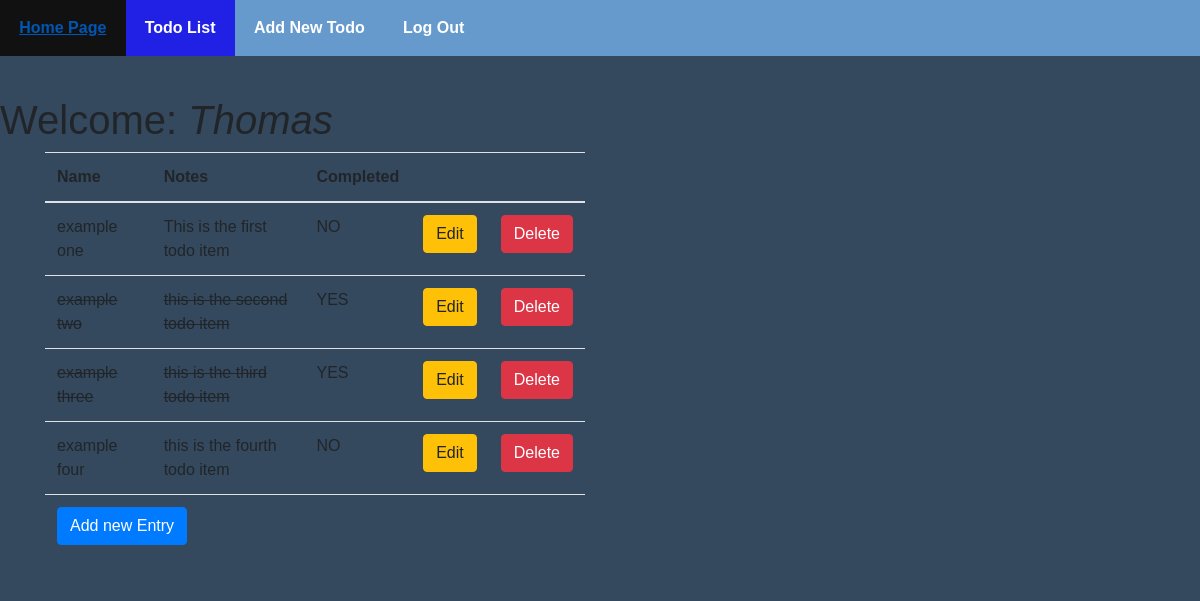
The app's page /todo-list.php (signed in) with its own data.
### tables this page shows
CREATE TABLE todo_list (
    id INT PRIMARY KEY AUTO_INCREMENT,
    userID VARCHAR(255) NOT NULL,
    name VARCHAR(30) NOT NULL,
    completed TINYINT(1) NOT NULL DEFAULT 0,
    notes VARCHAR(1024),
    FOREIGN KEY (userid)
        REFERENCES logins (username)
);

### assets/php/session-info.php (called while the page is built, shortened)
<?php
if(isset($_SESSION['login_user']))
{
	$username = $_SESSION['login_user'];
	$login_session = $username;
}
 ?>

### todo-list.php (the view, shortened to what this page needs)
<?php
include_once('./assets/php/session-info.php');
include_once('./assets/php/database.php');
$query = "SELECT * FROM todo_list WHERE userID =:userid ORDER BY id ASC";
$statement = $db->prepare($query);
$statement->bindValue(':userid', $login_session);
$statement->execute();
$todo = $statement->fetchAll();
?>
<!DOCTYPE html>
 <html lang="en-ca">
 	<head>
    <link rel="stylesheet" href="https://maxcdn.bootstrapcdn.com/bootstrap/4.0.0-alpha/css/bootstrap.min.css">
    <link rel="stylesheet" href="./assets/css/styles.css" />
  </head>
	<body>
		<header id="global-nav">
			<nav id="global">
				<ul class="nav">
					<li><a href="index.php" title="Home Page">Home Page</a></li>
					<li><a class="active" href="todo-list.php" title="Todo List">Todo List</a></li>
					<li><a href="todo-details.php?todo_id=0" title="Add new Todo">Add New Todo</a></li>
					<li><?php if(!isset($login_session)){
            echo('<a href=\'login-page.php\' title=\'Login Page\'>Log In</a>');
          }else {
              echo('<a href=\'logout-page.php\' title=\'Logout Page\'>Log Out</a>');
            }?></li>
				</ul>
			</nav>
		</header>
		<main class="main">
			<section>
				<article>
          <br><br><br><br>
          <h1>Welcome: <i><?php echo $login_session; ?></i></h1>
          <div class="container">
            <div class="row">
              <div class="col-md-6 col-md-offset-3">
                <table class="table table-inverse">
                  <thread>
                    <tr>
                      <th>Name</th>
                      <th>Notes</th>
                      <th>Completed</th>
                      <th> </th>
                      <th> </th>
                    </tr>
                  </thread>
                  <tbody>
                    <?php foreach($todo as $todo) : ?>
                      <tr>
										    <?php if($todo['completed'] == 1){
											    echo('</del><td><del>');
										    } else {
											    echo('<td>');
  										}?>
                      <?php echo $todo['name'] ?></td>
  										<?php if($todo['completed'] == 1){
  											echo('</del><td><del>');
  										} else {
  											echo('<td class=\'notes\'>');
  										}?>
                      <?php echo $todo['notes'] ?></td>
  										<?php if($todo['completed'] == 1){
  											echo('</del><td class=\'complete\'>');
  										} else {
  											echo('<td>');
  										}?>
                      <?php if($todo['completed'] == 1){
  											echo('YES');
  										} else {
  											echo('NO');
  										}?></td>
                        <td class="edit"><a class="btn btn-warning" href="todo-details.php?todo_id=<?php echo $todo['id'] ?>"><i class=""></i> Edit</a></td>
                        <td class="delete"><a class="btn btn-danger" href="./assets/php/delete-db-entry.php?todo_id=<?php echo $todo['id'] ?>"><i class=""></i> Delete</a></td>
                      </tr>
                    <?php endforeach; ?>
                    <tr>
                      <td colspan="5"><a class="btn btn-primary" id="newEntry" href="todo-details.php?todo_id=0">Add new Entry</a>
                      </td>
                    </tr>
                  </tbody>
                </table>
              </div>
            </div>
          </div>
        </article>
			</section>
		</main>
	</body>
</html>

### assets/css/styles.css (style rules this page uses)
body { font-family: Helvetica, Arial, sans-serif; background-color: #34495E; }
header { position: fixed; top:0; margin: auto; left: 0; right: 0; width: auto; z-index: 1000; }
header ul { list-style-type: none; margin: 0; padding: 0; overflow: hidden; background-color: #6699CC; margin-bottom: 4em; }
header li { float: left; max-width: 16.66%; }
header li a { display: block; color: white; text-align: center; padding: 1em 1.2em; text-decoration: none; font-weight: bold; }
.active { background-color: #2121E6; }
div.container { background-color: #34495E; }

### records on screen
todo_list: name "example one", notes "This is the first todo item", completed "NO"
todo_list: name "example two", notes "this is the second todo item", completed "YES"
todo_list: name "example three", notes "this is the third todo item", completed "YES"
todo_list: name "example four", notes "this is the fourth todo item", completed "NO"

### other values on screen
$login_session "Thomas"
